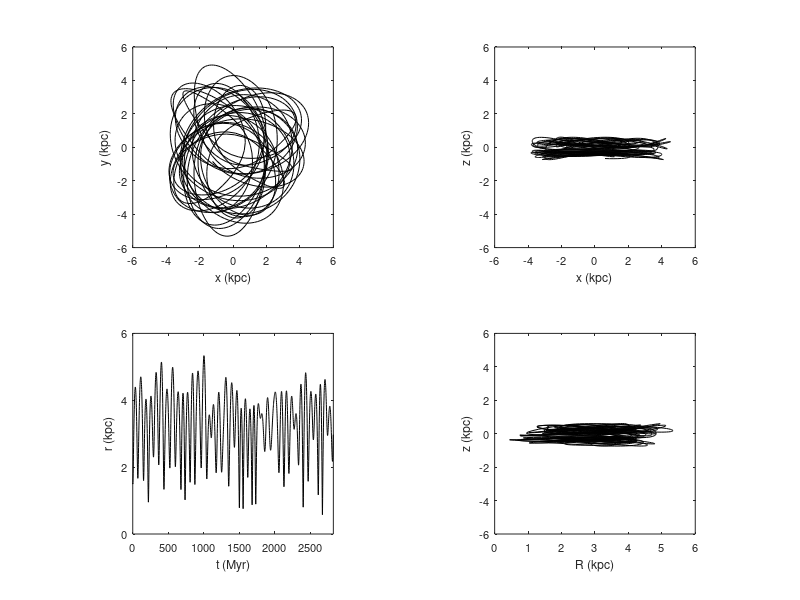

Reproduce this figure in MATLAB.
clear all
close all

data = load('ax_coeff.dat');

whitebg('w')

t = data(:,1);

x = data(:,12);
y = data(:,13);
z = data(:,14);

v_x = data(:,15);
v_y = data(:,16);
v_z = data(:,17);

R = sqrt(x.^2+y.^2);
r = sqrt(x.^2+y.^2+z.^2);



subplot(2,2,1), plot(x,y,'k')

xlabel('x (kpc)','fontsize',9)
ylabel('y (kpc)','fontsize',9)
axis([-6 6 -6 6])
set(gca,'xtick',(-8:2:8),'ytick',(-8:2:8),'fontsize',8)
axis square


subplot(2,2,2), plot(x,z,'k')

xlabel('x (kpc)','fontsize',9)
ylabel('z (kpc)','fontsize',9)
axis([-6 6 -6 6])
set(gca,'xtick',(-8:2:8),'ytick',(-8:2:8),'fontsize',8)
axis square

subplot(2,2,3), plot(t,r,'k')

xlabel('t (Myr)','fontsize',9)
ylabel('r (kpc)','fontsize',9)
axis([0 max(t) 0 6])
set(gca,'ytick',(0:2:8),'fontsize',8)
axis square


subplot(2,2,4), plot(R,z,'k')

xlabel('R (kpc)','fontsize',9)
ylabel('z (kpc)','fontsize',9)
axis square
axis([0 6 -6 6])
set(gca,'fontsize',8)



